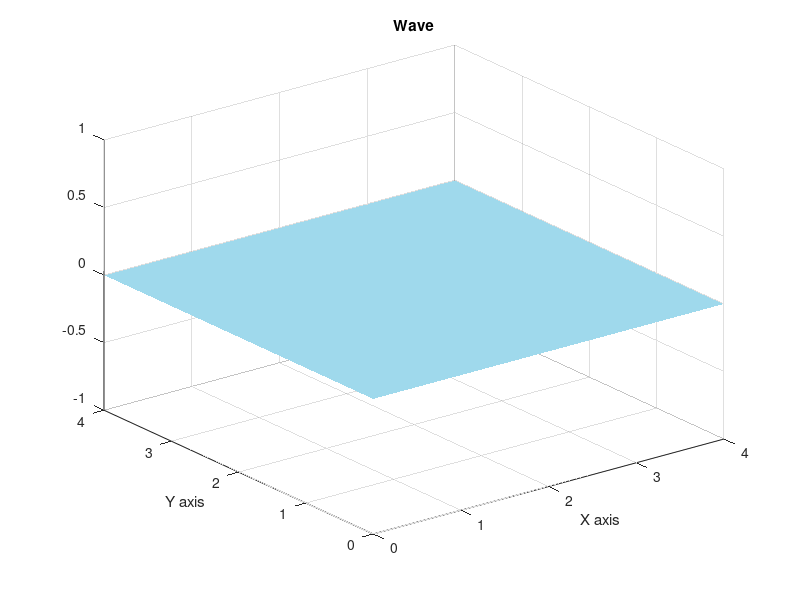

This figure's MATLAB source: (Note: this script raises an error after producing the figure.)
% This script simulates a wave with uniform depth
% Connor Horn and Barak Morris
% 4/27/22
% APPM 3050, Project 2

load('AKWaterColormap','AKWaterColormap')
set(gcf,'Colormap',AKWaterColormap)

deltaX = .01;
deltaT = .01;
c = 1;
lam = (c*deltaT/deltaX)^2;
alpha = 0;
beta = 1;
gamma = 0;
nFrames = 400;
xLeft = 0;
xRight = 4;
yLeft = 0;
yRight = 4;
y = linspace(yRight, yLeft, 201);
x = linspace(xRight, xLeft, 201);
n = length(x);
uPast = zeros(n,n);
uCur = zeros(n,n);
uFut = zeros(n,n);

kk = [.5,.8,.5,.5];
ss = [1000,1000,1000];
surfl(x,y,uCur,ss,kk), xlabel('X axis'), ylabel('Y axis'),
                 title('Wave'), axis([0 4 0 4 -1 1]),
                 shading interp
drawnow
for t = 1:nFrames
    for j = 1:n
        for i = 1:n
            if i == 1
                uFut(i,j) = leftBoundary(t, deltaT);
            % Corner Cases
            elseif i == n && j == 1
                uFut(i,j) = (2-4*lam)*uCur(i,j) + lam*(uCur(i-1,j) + uCur(i,j) + uCur(i,j) + uCur(i,j+1)) - uPast(i,j);
            elseif i == n && j == n
                uFut(i,j) = (2-4*lam)*uCur(i,j) + lam*(uCur(i-1,j) + uCur(i,j) + uCur(i,j-1) + uCur(i,j)) - uPast(i,j);
            % Edge Cases
            elseif i == n
                uFut(i,j) = (2-4*lam)*uCur(i,j) + lam*(uCur(i-1,j) + uCur(i,j) + uCur(i,j-1) + uCur(i,j+1)) - uPast(i,j);
            elseif j == n
                uFut(i,j) = (2-4*lam)*uCur(i,j) + lam*(uCur(i-1,j) + uCur(i+1,j) + uCur(i,j-1) + uCur(i,j)) - uPast(i,j);
            elseif j == 1
                uFut(i,j) = (2-4*lam)*uCur(i,j) + lam*(uCur(i-1,j) + uCur(i+1,j) + uCur(i,j) + uCur(i,j+1)) - uPast(i,j);
            else
                uFut(i,j) = (2-4*lam)*uCur(i,j) + lam*(uCur(i-1,j) + uCur(i+1,j) + uCur(i,j-1) + uCur(i,j+1)) - uPast(i,j);
            end
        end
    end
    
    surfl(x,y,uCur,ss,kk), xlabel('X axis'), ylabel('Y axis'),
                 title('Wave'), axis([0 4 0 4 -1 1]),
                 shading interp
    drawnow

    uPast = uCur;
    uCur = uFut;
end